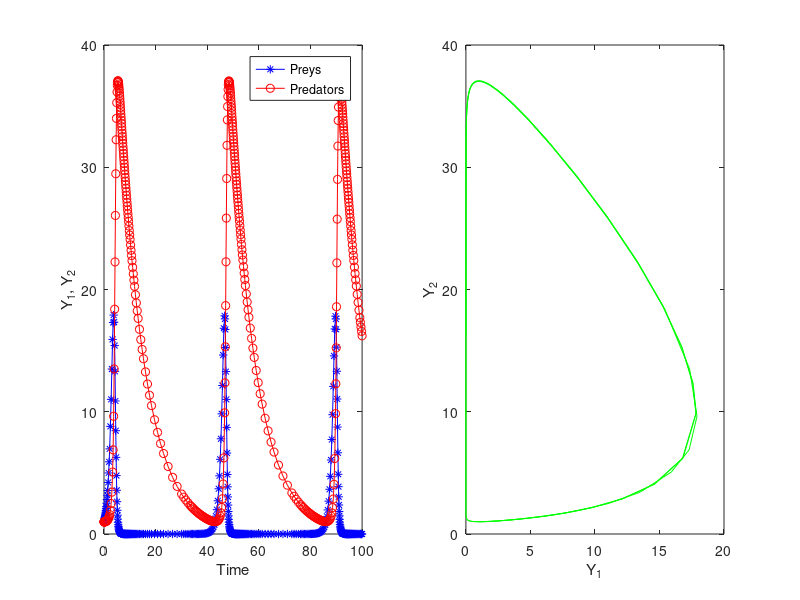

Write the MATLAB code that produced this figure.
function lotka
    % Lotka-Volterra (lotka volterra) ODEs for showing dynamics of the systems
    % Y1 --[k1]--> 2*Y1            Reproduction of preys
    % Y1 + Y2 --[k2]--> 2*Y2       Prey-Predator interaction
    % Y2 --[k3]-->                 Predators death
    %
    % Y1 is number of prey species, Y2 is  number of predator species
    tspan=[0 100];
    y0=[1;1];
    
    [T,Y]=ode45(@f,tspan,y0);
    figure;
    subplot(121);
    plot(T,Y(:,1),'b*-',T,Y(:,2),'ro-');
    legend('Preys','Predators')
    xlabel('Time')
    ylabel('Y_1, Y_2')
    subplot(122);
    plot(Y(:,1),Y(:,2),'g');
    xlabel('Y_1')
    ylabel('Y_2')
end

function dydt=f(t,y)
    % Kinetic parameters
    k1=1;k2=0.1;k3=0.1;
    % System of ODEs
    dydt = [ k1*y(1)-k2*y(1)*y(2)
    k2*y(1)*y(2)-k3*y(2)];
end
